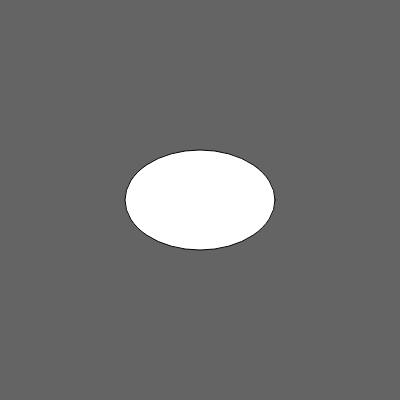
Frame 1 (no input)
Frame 60 (no input): identical to frame 1, image omitted
Frame 120 (the mouse pressed at the canvas centre since frame 60): identical to frame 1, image omitted

The p5.js sketch that drew this single still picture (run headless with seeded random() and noise() and a simulated clock; from frame 60 on, the mouse is pressed at the canvas centre):

// p5.js sketch
// ── sketch.js
function setup() {
  createCanvas(400, 400);
}

function draw() {
  background(100);
  // ellipse(positionX, positionY,
  //         width, height);
  // for circle width=height
  ellipse(200,200,150,100);
}
